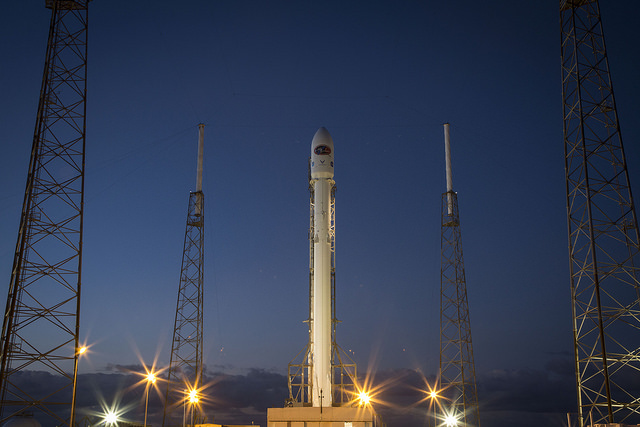
#> input picture skimage.data.rocket(), 640 x 427 px
$ python code1.py
#> lines starting #> are read from the running program, lines starting #| are printed output that depends on the picture
### src/pdi_utils.py
import matplotlib.pyplot as plt
import numpy as np
import os
import cv2
from sklearn.model_selection import train_test_split

def load_shoes1():
    return plt.imread("imgs//E10b.bmp")

def load_shoes2():
    return plt.imread("imgs//E10a.bmp")

def load_red_roses():
    return plt.imread("imgs//red_roses.png")

def load_page_image():
    return plt.imread("imgs//page.jpg")

def load_chess_image():
    return plt.imread("imgs//chess_gray.png")

def load_woman():
    return plt.imread("imgs//woman.png")

def load_flipped_seville():
    return plt.imread("imgs//flipped_seville.png")

def load_lena():
    return plt.imread("imgs//lena.png")

def load_lools_image():
    return plt.imread("imgs//cat.jpg")

def load_soaps_image():
    return plt.imread("imgs//soaps.jpg")

def load_building_image():
    return plt.imread("imgs//toa-sharp-def-3.jpg")

def load_chest_ray_x():
    return plt.imread("imgs//contrast_00000109_005.png")

def load_aerial_image():
    return plt.imread("imgs//aerial.png")

def load_rotate_cat():
    return plt.imread("imgs//cat.jpg")

def show_image(image, title='Image', cmap_type='gray'):
    plt.imshow(image, cmap=cmap_type)
    plt.title(title)
    plt.axis('off')
    plt.show()

def manual_rgb2gray(rgb_img):
    return np.array((rgb_img[:,:,0]*0.29 + rgb_img[:,:,1]*0.59 + rgb_img[:,:,2]*0.11)).astype(int)

# [61 lines left out: functions load_sign_language_data, load_light_dataset, not called in this run]

### Unidade3-PDI/1 - pre-processamento/code1.py
from src.pdi_utils import show_image

# Import the modules from skimage
from skimage import data, color

# Load the rocket image
rocket = data.rocket()
#> rocket is the input picture: shape (427, 640, 3); mean R, G, B 52.3, 61.3, 82.3

# Convert the image to grayscale
gray_scaled_rocket = color.rgb2gray(rocket)
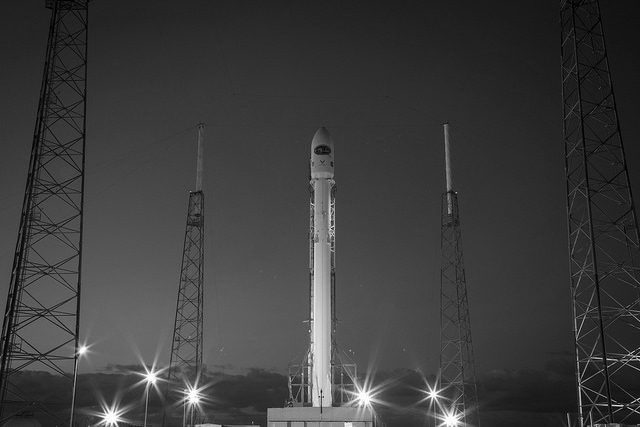
#> gray_scaled_rocket: shape (427, 640) float64; min 0, max 1, mean 0.239

# Show the original image
show_image(rocket, 'Original RGB image')

# Show the grayscale image
show_image(gray_scaled_rocket, 'Grayscale image')
